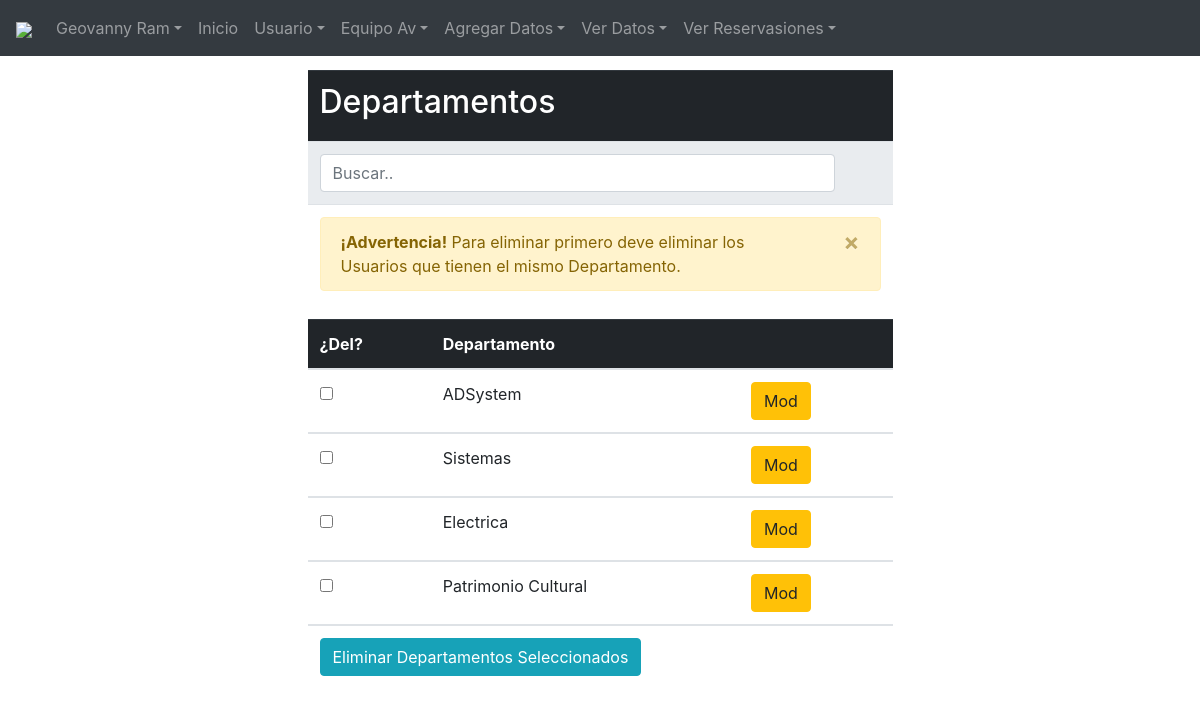
Page /pagAd/verdep.php (signed in) on the committed database.
### tables this page shows
CREATE TABLE `usuario` (
  `iduser` varchar(200) NOT NULL,
  `nombre` varchar(100) NOT NULL,
  `apellido` varchar(100) NOT NULL,
  `pass` varchar(100) NOT NULL,
  `dep` int(11) NOT NULL,
  `tipo` int(11) NOT NULL,
  PRIMARY KEY (`iduser`),
  KEY `FK_usuariodep` (`dep`),
  KEY `FK_usuariotip` (`tipo`),
  CONSTRAINT `FK_usuariodep` FOREIGN KEY (`dep`) REFERENCES `departamento` (`iddep`),
  CONSTRAINT `FK_usuariotip` FOREIGN KEY (`tipo`) REFERENCES `tipous` (`idtipo`)
);

CREATE TABLE `departamento` (
  `iddep` int(11) NOT NULL AUTO_INCREMENT,
  `deptos` varchar(250) NOT NULL,
  PRIMARY KEY (`iddep`)
);

### pagAd/verdep.php (the view, shortened to what this page needs)
<?php
 require_once('nav.php');
 ?>
<div class="table-responsive table-hover">
    <table class="table table-full"><form method="post">
<tr class="thead-dark">
<th colspan="8"><h2>Departamentos</h2></th>
</tr>
<tr class="thead-light">
<th colspan="2"><input class="form-control" id="myInput" type="text" placeholder="Buscar.."></th>
<th></th>
</tr>
  <tr><td  colspan=8><div class='alert alert-warning alert-dismissible fade show'>
      <button type='button' class='close' data-dismiss='alert'>&times;</button>
      <strong>¡Advertencia!</strong> Para eliminar primero deve eliminar los Usuarios que tienen el mismo Departamento.
    </td></tr></div>
<table class="table table-full">
<tr class="thead-dark">
		<tr class="thead-dark">
			<th>¿Del? </th>
			<th>Departamento</th>
			<th> </th>
		</tr>
     <?php
    $sql="SELECT *
			FROM
			departamento";
	$results=$conn->query($sql);
    while($fila=$results->fetch_assoc()){
		echo "<tbody id='myTable'>";
        echo "<tr>";
        echo "<td><input type=checkbox name=eliminar[] value='$fila[iddep]'></td>";
        echo "<td>$fila[deptos] </td>";
        echo "<td><a class='btn btn-warning' href='indexa.php?pg=moddep.php&iddep=$fila[iddep]'>";
        echo "Mod</a></td>";
	}
?>
     </tr>
	 </tbody>
     <tr>
       <td colspan="7"><input type="submit" name="del" class="btn btn-info" value="Eliminar Departamentos Seleccionados" /></td>
     </tr>
     </table>

### pagAd/nav.php (shortened to what this page needs)
<?php
if (!isset($_SESSION["id"])) {
  header('Location: ../index.php');
}else{
$id = $_SESSION['id'];
}
 ?>
<!DOCTYPE HTML>
<html language="es">
<head>
<link rel="stylesheet" href="../css/bootstrap.min.css" type="text/css" />
<link rel="stylesheet" href="../css/bootstrap-grid.min.css" type="text/css" />
</head>
<nav class="navbar navbar-expand-md bg-dark navbar-dark fixed-top">
<a class="navbar-brand" href="#"><img src="../img/logo-new-white.png" style="width: 180px;" /></a>
<div class="collapse navbar-collapse" id="collapsibleNavbar">
<ul class="navbar-nav">
<li class="nav-item dropdown">
<a class="nav-link dropdown-toggle" href="#" id="navbardrop" data-toggle="dropdown"><?php
$sql="SELECT * FROM usuario where iduser = '$id'";
$results=$conn->query($sql);
$fila=$results->fetch_assoc();
echo "$fila[nombre] $fila[apellido]";
?></a>
</li>
<li class="nav-item">
<a class="nav-link" href="indexa.php">Inicio</a>
</li>
<li class="nav-item dropdown">
<a class="nav-link dropdown-toggle" href="#" id="navbardrop" data-toggle="dropdown">Usuario</a>
</li>
     <li class="nav-item dropdown"><a class="nav-link dropdown-toggle" href="#" data-toggle="dropdown">Equipo Av</a>
</li>
<li class="nav-item dropdown">
<a class="nav-link dropdown-toggle" href="#" id="navbardrop" data-toggle="dropdown">Agregar Datos</a>
</li>
<li class="nav-item dropdown">
<a class="nav-link dropdown-toggle" href="#" id="navbardrop" data-toggle="dropdown">Ver Datos</a>
</li>
<li class="nav-item dropdown">
<a class="nav-link dropdown-toggle" href="#" id="navbardrop" data-toggle="dropdown">Ver Reservasiones</a>
</li>
</ul>
</div>
</nav>
<div class="container-fluid" style="margin-top:70px">

### rows in the picture
usuario: nombre "Geovanny", apellido "Ram"
departamento: deptos "ADSystem"
departamento: deptos "Sistemas"
departamento: deptos "Electrica"
departamento: deptos "Patrimonio Cultural"
